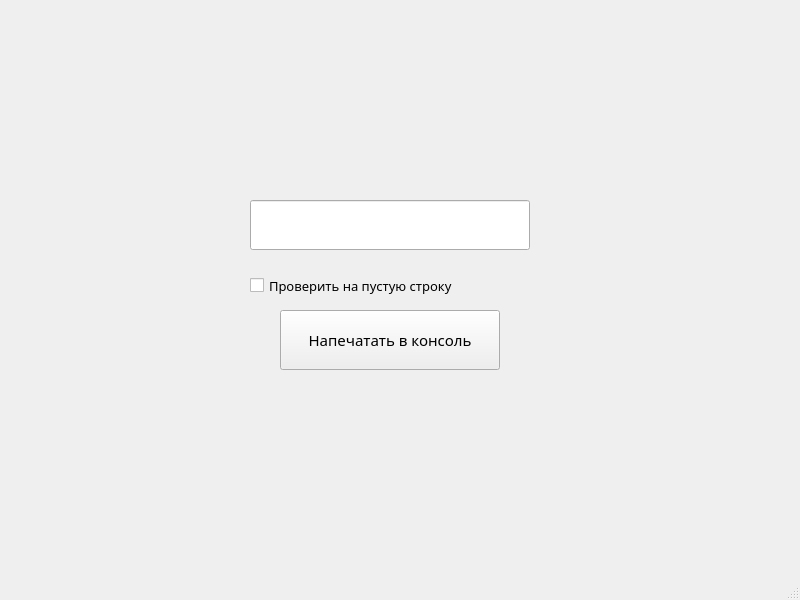
<?xml version="1.0" encoding="UTF-8"?>
<ui version="4.0">
 <class>MainWindow</class>
 <widget class="QMainWindow" name="MainWindow">
  <property name="geometry">
   <rect>
    <x>0</x>
    <y>0</y>
    <width>800</width>
    <height>600</height>
   </rect>
  </property>
  <property name="windowTitle">
   <string>MainWindow</string>
  </property>
  <widget class="QWidget" name="centralwidget">
   <widget class="QPushButton" name="pushButton">
    <property name="geometry">
     <rect>
      <x>280</x>
      <y>310</y>
      <width>220</width>
      <height>60</height>
     </rect>
    </property>
    <property name="font">
     <font>
      <family>Century Gothic</family>
      <pointsize>11</pointsize>
      <bold>false</bold>
     </font>
    </property>
    <property name="text">
     <string>Напечатать в консоль</string>
    </property>
   </widget>
   <widget class="QLineEdit" name="lineEdit">
    <property name="geometry">
     <rect>
      <x>250</x>
      <y>200</y>
      <width>280</width>
      <height>50</height>
     </rect>
    </property>
   </widget>
   <widget class="QCheckBox" name="checkBox">
    <property name="geometry">
     <rect>
      <x>250</x>
      <y>270</y>
      <width>281</width>
      <height>31</height>
     </rect>
    </property>
    <property name="font">
     <font>
      <family>Century Gothic</family>
      <pointsize>10</pointsize>
     </font>
    </property>
    <property name="text">
     <string>Проверить на пустую строку</string>
    </property>
   </widget>
  </widget>
  <widget class="QMenuBar" name="menubar">
   <property name="geometry">
    <rect>
     <x>0</x>
     <y>0</y>
     <width>800</width>
     <height>25</height>
    </rect>
   </property>
  </widget>
  <widget class="QStatusBar" name="statusbar"/>
 </widget>
 <resources/>
 <connections/>
</ui>
